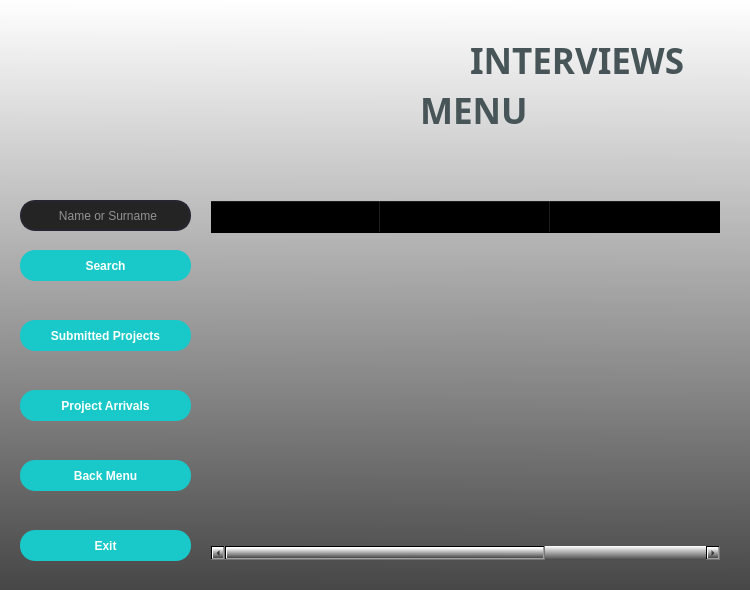
<?xml version="1.0" encoding="UTF-8"?>
<ui version="4.0">
 <class>FormInterviews</class>
 <widget class="QWidget" name="FormInterviews">
  <property name="geometry">
   <rect>
    <x>0</x>
    <y>0</y>
    <width>750</width>
    <height>590</height>
   </rect>
  </property>
  <property name="minimumSize">
   <size>
    <width>750</width>
    <height>590</height>
   </size>
  </property>
  <property name="maximumSize">
   <size>
    <width>750</width>
    <height>590</height>
   </size>
  </property>
  <property name="windowTitle">
   <string>INTERVIEWS</string>
  </property>
  <property name="windowIcon">
   <iconset>
    <normaloff>pictures/werhere_icon.png</normaloff>pictures/werhere_icon.png</iconset>
  </property>
  <property name="styleSheet">
   <string notr="true">background-color: qlineargradient(spread:pad, x1:0.489, y1:1, x2:0.494, y2:0, stop:0 rgba(71, 71, 71, 255), stop:1 rgba(255, 255, 255, 255));</string>
  </property>
  <widget class="QLabel" name="labelPicture">
   <property name="geometry">
    <rect>
     <x>10</x>
     <y>10</y>
     <width>201</width>
     <height>171</height>
    </rect>
   </property>
   <property name="styleSheet">
    <string notr="true">background-color: rgba(0, 0, 0,0%);</string>
   </property>
   <property name="text">
    <string/>
   </property>
   <property name="pixmap">
    <pixmap>pictures/interviews_menu.png</pixmap>
   </property>
   <property name="scaledContents">
    <bool>true</bool>
   </property>
  </widget>
  <widget class="QLabel" name="labelLogo">
   <property name="geometry">
    <rect>
     <x>210</x>
     <y>12</y>
     <width>261</width>
     <height>101</height>
    </rect>
   </property>
   <property name="styleSheet">
    <string notr="true">background-color: rgba(0, 0, 0,0%);</string>
   </property>
   <property name="text">
    <string/>
   </property>
   <property name="pixmap">
    <pixmap>pictures/werhere_logo.ico</pixmap>
   </property>
  </widget>
  <widget class="QLabel" name="labelInterviews">
   <property name="geometry">
    <rect>
     <x>470</x>
     <y>40</y>
     <width>251</width>
     <height>41</height>
    </rect>
   </property>
   <property name="font">
    <font>
     <family>Arial Black</family>
     <pointsize>26</pointsize>
     <bold>true</bold>
    </font>
   </property>
   <property name="styleSheet">
    <string notr="true">background-color: rgba(0, 0, 0,0%);
color: rgb(71, 84, 88);</string>
   </property>
   <property name="text">
    <string>INTERVIEWS </string>
   </property>
  </widget>
  <widget class="QPushButton" name="pushButtonExit">
   <property name="geometry">
    <rect>
     <x>20</x>
     <y>530</y>
     <width>171</width>
     <height>31</height>
    </rect>
   </property>
   <property name="font">
    <font>
     <family>Arial</family>
     <bold>true</bold>
    </font>
   </property>
   <property name="styleSheet">
    <string notr="true">QPushButton{
	border-radius : 15px;
	background-color : rgb(25, 200, 200);
	color: rgb(255, 255, 255);
}
QPushButton:hover{
	background-color: rgb(20, 135, 135);
 border: 2px solid rgb(162, 0, 0);
}</string>
   </property>
   <property name="text">
    <string>Exit</string>
   </property>
  </widget>
  <widget class="QPushButton" name="pushButtonBackMenu">
   <property name="geometry">
    <rect>
     <x>20</x>
     <y>460</y>
     <width>171</width>
     <height>31</height>
    </rect>
   </property>
   <property name="font">
    <font>
     <family>Arial</family>
     <bold>true</bold>
    </font>
   </property>
   <property name="styleSheet">
    <string notr="true">QPushButton{
	border-radius : 15px;
	background-color : rgb(25, 200, 200);
	color: rgb(255, 255, 255);
}
QPushButton:hover{
	background-color: rgb(20, 135, 135);
 border: 2px solid rgb(162, 0, 0);
}</string>
   </property>
   <property name="text">
    <string>Back Menu</string>
   </property>
  </widget>
  <widget class="QPushButton" name="pushButtonSubmittedProjects">
   <property name="geometry">
    <rect>
     <x>20</x>
     <y>320</y>
     <width>171</width>
     <height>31</height>
    </rect>
   </property>
   <property name="font">
    <font>
     <family>Arial</family>
     <bold>true</bold>
    </font>
   </property>
   <property name="styleSheet">
    <string notr="true">QPushButton{
	border-radius : 15px;
	background-color : rgb(25, 200, 200);
	color: rgb(255, 255, 255);
}
QPushButton:hover{
	background-color: rgb(20, 135, 135);
 border: 2px solid rgb(162, 0, 0);
}</string>
   </property>
   <property name="text">
    <string>Submitted Projects</string>
   </property>
  </widget>
  <widget class="QLineEdit" name="lineEditUsername">
   <property name="enabled">
    <bool>true</bool>
   </property>
   <property name="geometry">
    <rect>
     <x>20</x>
     <y>200</y>
     <width>171</width>
     <height>31</height>
    </rect>
   </property>
   <property name="focusPolicy">
    <enum>Qt::StrongFocus</enum>
   </property>
   <property name="styleSheet">
    <string notr="true">QLineEdit {
  border: 2px solid rgb(38, 38, 48);
  border-radius: 15px;
  color: #FFF;
  padding-left: 15px;
  background-color: rgb(36, 36, 36);
 
}

QLineEdit:hover {
	border: 2px solid rgb(0, 255, 255);
}

 QLineEdit:focus  {
  border: 2px solid rgb(35, 218, 233);
  background-color: rgb(47, 47, 47);
}

   



</string>
   </property>
   <property name="text">
    <string/>
   </property>
   <property name="placeholderText">
    <string>      Name or Surname</string>
   </property>
  </widget>
  <widget class="QTableWidget" name="tableWidget">
   <property name="geometry">
    <rect>
     <x>210</x>
     <y>200</y>
     <width>511</width>
     <height>361</height>
    </rect>
   </property>
   <property name="styleSheet">
    <string notr="true">background-color: rgba(0, 0, 0,0%);</string>
   </property>
   <attribute name="horizontalHeaderDefaultSectionSize">
    <number>170</number>
   </attribute>
   <column>
    <property name="text">
     <string>Name Surname</string>
    </property>
   </column>
   <column>
    <property name="text">
     <string>Project 
Submission Date</string>
    </property>
   </column>
   <column>
    <property name="text">
     <string>Project 
Arrival Date</string>
    </property>
    <property name="textAlignment">
     <set>AlignHCenter|AlignTop</set>
    </property>
   </column>
  </widget>
  <widget class="QPushButton" name="pushButtonSearch">
   <property name="geometry">
    <rect>
     <x>20</x>
     <y>250</y>
     <width>171</width>
     <height>31</height>
    </rect>
   </property>
   <property name="font">
    <font>
     <family>Arial</family>
     <bold>true</bold>
    </font>
   </property>
   <property name="styleSheet">
    <string notr="true">QPushButton{
	border-radius : 15px;
	background-color : rgb(25, 200, 200);
	color: rgb(255, 255, 255);
}
QPushButton:hover{
	background-color: rgb(20, 135, 135);
 border: 2px solid rgb(162, 0, 0);
}</string>
   </property>
   <property name="text">
    <string>Search</string>
   </property>
  </widget>
  <widget class="QLabel" name="labelMenu">
   <property name="geometry">
    <rect>
     <x>420</x>
     <y>90</y>
     <width>121</width>
     <height>41</height>
    </rect>
   </property>
   <property name="font">
    <font>
     <family>Arial Black</family>
     <pointsize>26</pointsize>
     <bold>true</bold>
    </font>
   </property>
   <property name="styleSheet">
    <string notr="true">background-color: rgba(0, 0, 0,0%);
color: rgb(71, 84, 88);</string>
   </property>
   <property name="text">
    <string>MENU</string>
   </property>
  </widget>
  <widget class="QPushButton" name="pushButtonProjectArrivals">
   <property name="geometry">
    <rect>
     <x>20</x>
     <y>390</y>
     <width>171</width>
     <height>31</height>
    </rect>
   </property>
   <property name="font">
    <font>
     <family>Arial</family>
     <bold>true</bold>
    </font>
   </property>
   <property name="styleSheet">
    <string notr="true">QPushButton{
	border-radius : 15px;
	background-color : rgb(25, 200, 200);
	color: rgb(255, 255, 255);
}
QPushButton:hover{
	background-color: rgb(20, 135, 135);
 border: 2px solid rgb(162, 0, 0);
}</string>
   </property>
   <property name="text">
    <string>Project Arrivals</string>
   </property>
  </widget>
 </widget>
 <tabstops>
  <tabstop>lineEditUsername</tabstop>
  <tabstop>pushButtonSearch</tabstop>
  <tabstop>pushButtonSubmittedProjects</tabstop>
  <tabstop>pushButtonProjectArrivals</tabstop>
  <tabstop>tableWidget</tabstop>
  <tabstop>pushButtonBackMenu</tabstop>
  <tabstop>pushButtonExit</tabstop>
 </tabstops>
 <resources/>
 <connections/>
</ui>
